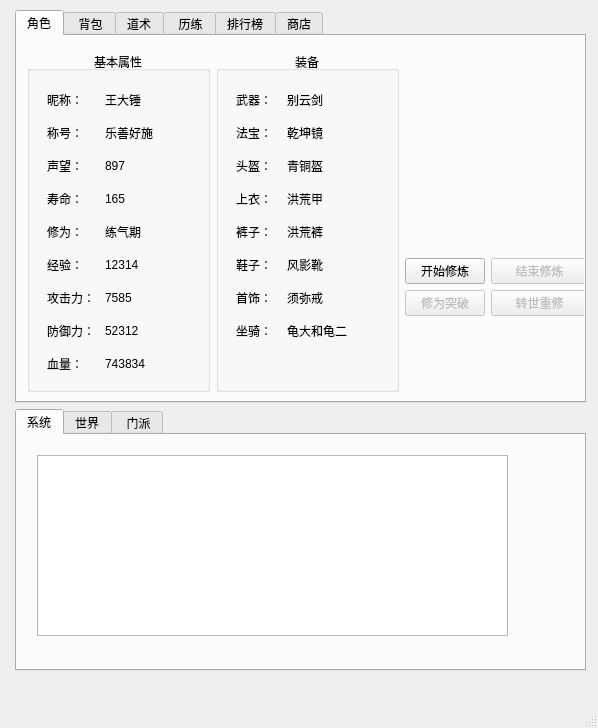
<?xml version="1.0" encoding="UTF-8"?>
<ui version="4.0">
 <class>MainUI</class>
 <widget class="QMainWindow" name="MainUI">
  <property name="geometry">
   <rect>
    <x>0</x>
    <y>0</y>
    <width>598</width>
    <height>728</height>
   </rect>
  </property>
  <property name="windowTitle">
   <string>MainUI</string>
  </property>
  <widget class="QWidget" name="centralwidget">
   <widget class="QWidget" name="layoutWidget">
    <property name="geometry">
     <rect>
      <x>10</x>
      <y>10</y>
      <width>581</width>
      <height>661</height>
     </rect>
    </property>
    <layout class="QVBoxLayout" name="outerLayout" stretch="6,4">
     <property name="leftMargin">
      <number>5</number>
     </property>
     <property name="rightMargin">
      <number>5</number>
     </property>
     <item>
      <widget class="QTabWidget" name="role_widget">
       <property name="currentIndex">
        <number>0</number>
       </property>
       <widget class="QWidget" name="role_page">
        <attribute name="title">
         <string>角色</string>
        </attribute>
        <widget class="QWidget" name="horizontalLayoutWidget">
         <property name="geometry">
          <rect>
           <x>10</x>
           <y>10</y>
           <width>561</width>
           <height>351</height>
          </rect>
         </property>
         <layout class="QHBoxLayout" name="role_Layout" stretch="1,1,1">
          <property name="topMargin">
           <number>5</number>
          </property>
          <property name="bottomMargin">
           <number>5</number>
          </property>
          <item>
           <widget class="QGroupBox" name="bisic_Att_Box">
            <property name="title">
             <string>基本属性</string>
            </property>
            <property name="alignment">
             <set>Qt::AlignCenter</set>
            </property>
            <widget class="QWidget" name="layoutWidget">
             <property name="geometry">
              <rect>
               <x>0</x>
               <y>20</y>
               <width>194</width>
               <height>329</height>
              </rect>
             </property>
             <layout class="QVBoxLayout" name="bisic_Layout" stretch="3">
              <property name="spacing">
               <number>10</number>
              </property>
              <property name="leftMargin">
               <number>10</number>
              </property>
              <property name="topMargin">
               <number>10</number>
              </property>
              <property name="rightMargin">
               <number>10</number>
              </property>
              <property name="bottomMargin">
               <number>10</number>
              </property>
              <item>
               <layout class="QFormLayout" name="value_Layout">
                <property name="rowWrapPolicy">
                 <enum>QFormLayout::DontWrapRows</enum>
                </property>
                <property name="formAlignment">
                 <set>Qt::AlignLeading|Qt::AlignLeft|Qt::AlignTop</set>
                </property>
                <property name="horizontalSpacing">
                 <number>10</number>
                </property>
                <property name="verticalSpacing">
                 <number>15</number>
                </property>
                <property name="leftMargin">
                 <number>10</number>
                </property>
                <property name="topMargin">
                 <number>10</number>
                </property>
                <property name="rightMargin">
                 <number>10</number>
                </property>
                <property name="bottomMargin">
                 <number>10</number>
                </property>
                <item row="0" column="0">
                 <widget class="QLabel" name="label_25">
                  <property name="text">
                   <string>昵称：</string>
                  </property>
                 </widget>
                </item>
                <item row="0" column="1">
                 <widget class="QLabel" name="role_name">
                  <property name="text">
                   <string>王大锤</string>
                  </property>
                 </widget>
                </item>
                <item row="2" column="0">
                 <widget class="QLabel" name="label_28">
                  <property name="text">
                   <string>声望：</string>
                  </property>
                 </widget>
                </item>
                <item row="2" column="1">
                 <widget class="QLabel" name="role_prestige">
                  <property name="text">
                   <string>897</string>
                  </property>
                 </widget>
                </item>
                <item row="3" column="0">
                 <widget class="QLabel" name="label_27">
                  <property name="text">
                   <string>寿命：</string>
                  </property>
                 </widget>
                </item>
                <item row="3" column="1">
                 <widget class="QLabel" name="role_life">
                  <property name="text">
                   <string>165</string>
                  </property>
                 </widget>
                </item>
                <item row="4" column="0">
                 <widget class="QLabel" name="label_2">
                  <property name="text">
                   <string>修为：</string>
                  </property>
                 </widget>
                </item>
                <item row="4" column="1">
                 <widget class="QLabel" name="role_cultivation">
                  <property name="text">
                   <string>练气期</string>
                  </property>
                 </widget>
                </item>
                <item row="5" column="0">
                 <widget class="QLabel" name="label_4">
                  <property name="text">
                   <string>经验：</string>
                  </property>
                 </widget>
                </item>
                <item row="5" column="1">
                 <widget class="QLabel" name="role_exp">
                  <property name="text">
                   <string>12314</string>
                  </property>
                 </widget>
                </item>
                <item row="6" column="0">
                 <widget class="QLabel" name="label_7">
                  <property name="text">
                   <string>攻击力：</string>
                  </property>
                 </widget>
                </item>
                <item row="6" column="1">
                 <widget class="QLabel" name="role_agg">
                  <property name="text">
                   <string>7585</string>
                  </property>
                 </widget>
                </item>
                <item row="7" column="0">
                 <widget class="QLabel" name="label_8">
                  <property name="text">
                   <string>防御力：</string>
                  </property>
                 </widget>
                </item>
                <item row="7" column="1">
                 <widget class="QLabel" name="role_def">
                  <property name="text">
                   <string>52312</string>
                  </property>
                 </widget>
                </item>
                <item row="8" column="0">
                 <widget class="QLabel" name="label_12">
                  <property name="text">
                   <string>血量：</string>
                  </property>
                 </widget>
                </item>
                <item row="8" column="1">
                 <widget class="QLabel" name="role_hp">
                  <property name="text">
                   <string>743834</string>
                  </property>
                 </widget>
                </item>
                <item row="1" column="0">
                 <widget class="QLabel" name="label_29">
                  <property name="text">
                   <string>称号：</string>
                  </property>
                 </widget>
                </item>
                <item row="1" column="1">
                 <widget class="QLabel" name="role_title">
                  <property name="text">
                   <string>乐善好施</string>
                  </property>
                 </widget>
                </item>
               </layout>
              </item>
             </layout>
            </widget>
           </widget>
          </item>
          <item>
           <widget class="QGroupBox" name="equipment_Box">
            <property name="title">
             <string>装备</string>
            </property>
            <property name="alignment">
             <set>Qt::AlignCenter</set>
            </property>
            <widget class="QWidget" name="formLayoutWidget">
             <property name="geometry">
              <rect>
               <x>0</x>
               <y>30</y>
               <width>197</width>
               <height>309</height>
              </rect>
             </property>
             <layout class="QFormLayout" name="equipment_Layout">
              <property name="sizeConstraint">
               <enum>QLayout::SetDefaultConstraint</enum>
              </property>
              <property name="horizontalSpacing">
               <number>15</number>
              </property>
              <property name="verticalSpacing">
               <number>15</number>
              </property>
              <property name="leftMargin">
               <number>20</number>
              </property>
              <property name="topMargin">
               <number>10</number>
              </property>
              <property name="rightMargin">
               <number>10</number>
              </property>
              <property name="bottomMargin">
               <number>10</number>
              </property>
              <item row="0" column="0">
               <widget class="QLabel" name="label_13">
                <property name="text">
                 <string>武器：</string>
                </property>
               </widget>
              </item>
              <item row="0" column="1">
               <widget class="QLabel" name="equip_weapon">
                <property name="text">
                 <string>别云剑</string>
                </property>
               </widget>
              </item>
              <item row="1" column="0">
               <widget class="QLabel" name="label_23">
                <property name="text">
                 <string>法宝：</string>
                </property>
               </widget>
              </item>
              <item row="1" column="1">
               <widget class="QLabel" name="equip_magic">
                <property name="text">
                 <string>乾坤镜</string>
                </property>
               </widget>
              </item>
              <item row="2" column="0">
               <widget class="QLabel" name="label_6">
                <property name="text">
                 <string>头盔：</string>
                </property>
               </widget>
              </item>
              <item row="2" column="1">
               <widget class="QLabel" name="equip_helmet">
                <property name="text">
                 <string>青铜盔</string>
                </property>
               </widget>
              </item>
              <item row="3" column="0">
               <widget class="QLabel" name="label_18">
                <property name="text">
                 <string>上衣：</string>
                </property>
               </widget>
              </item>
              <item row="3" column="1">
               <widget class="QLabel" name="equip_clothing">
                <property name="text">
                 <string>洪荒甲</string>
                </property>
               </widget>
              </item>
              <item row="4" column="0">
               <widget class="QLabel" name="label_16">
                <property name="text">
                 <string>裤子：</string>
                </property>
               </widget>
              </item>
              <item row="4" column="1">
               <widget class="QLabel" name="equip_britches">
                <property name="text">
                 <string>洪荒裤</string>
                </property>
               </widget>
              </item>
              <item row="5" column="0">
               <widget class="QLabel" name="label_14">
                <property name="text">
                 <string>鞋子：</string>
                </property>
               </widget>
              </item>
              <item row="5" column="1">
               <widget class="QLabel" name="equip_shoe">
                <property name="text">
                 <string>风影靴</string>
                </property>
               </widget>
              </item>
              <item row="6" column="0">
               <widget class="QLabel" name="label">
                <property name="text">
                 <string>首饰：</string>
                </property>
               </widget>
              </item>
              <item row="7" column="0">
               <widget class="QLabel" name="label_3">
                <property name="text">
                 <string>坐骑：</string>
                </property>
               </widget>
              </item>
              <item row="7" column="1">
               <widget class="QLabel" name="equip_mount">
                <property name="text">
                 <string>龟大和龟二</string>
                </property>
               </widget>
              </item>
              <item row="6" column="1">
               <widget class="QLabel" name="equip_jewelry">
                <property name="text">
                 <string>须弥戒</string>
                </property>
               </widget>
              </item>
             </layout>
            </widget>
           </widget>
          </item>
          <item>
           <layout class="QVBoxLayout" name="roleLogoLayout" stretch="3,2">
            <item>
             <widget class="QLabel" name="characters">
              <property name="styleSheet">
               <string notr="true">image: url(:/res/user.png);</string>
              </property>
              <property name="text">
               <string/>
              </property>
             </widget>
            </item>
            <item>
             <layout class="QFormLayout" name="formLayout">
              <item row="0" column="0">
               <widget class="QPushButton" name="star_but">
                <property name="focusPolicy">
                 <enum>Qt::NoFocus</enum>
                </property>
                <property name="text">
                 <string>开始修炼</string>
                </property>
               </widget>
              </item>
              <item row="0" column="1">
               <widget class="QPushButton" name="end_but">
                <property name="enabled">
                 <bool>false</bool>
                </property>
                <property name="focusPolicy">
                 <enum>Qt::NoFocus</enum>
                </property>
                <property name="text">
                 <string>结束修炼</string>
                </property>
               </widget>
              </item>
              <item row="1" column="0">
               <widget class="QPushButton" name="cultiva_up_but">
                <property name="enabled">
                 <bool>false</bool>
                </property>
                <property name="focusPolicy">
                 <enum>Qt::NoFocus</enum>
                </property>
                <property name="text">
                 <string>修为突破</string>
                </property>
               </widget>
              </item>
              <item row="1" column="1">
               <widget class="QPushButton" name="cultiva_rest_but">
                <property name="enabled">
                 <bool>false</bool>
                </property>
                <property name="focusPolicy">
                 <enum>Qt::NoFocus</enum>
                </property>
                <property name="text">
                 <string>转世重修</string>
                </property>
               </widget>
              </item>
             </layout>
            </item>
           </layout>
          </item>
         </layout>
        </widget>
       </widget>
       <widget class="QWidget" name="role_item">
        <attribute name="title">
         <string> 背包</string>
        </attribute>
        <widget class="QWidget" name="horizontalLayoutWidget_2">
         <property name="geometry">
          <rect>
           <x>10</x>
           <y>10</y>
           <width>551</width>
           <height>341</height>
          </rect>
         </property>
         <layout class="QHBoxLayout" name="package_Layout" stretch="1,1">
          <property name="topMargin">
           <number>5</number>
          </property>
          <property name="bottomMargin">
           <number>5</number>
          </property>
          <item>
           <layout class="QVBoxLayout" name="item_grid_Layout" stretch="0">
            <item>
             <widget class="QTabWidget" name="item_preview_Widget">
              <property name="currentIndex">
               <number>0</number>
              </property>
              <widget class="QWidget" name="item_equip">
               <attribute name="title">
                <string>装备</string>
               </attribute>
               <widget class="QWidget" name="verticalLayoutWidget_2">
                <property name="geometry">
                 <rect>
                  <x>20</x>
                  <y>20</y>
                  <width>231</width>
                  <height>261</height>
                 </rect>
                </property>
                <layout class="QVBoxLayout" name="item_equip_Layout">
                 <item>
                  <widget class="QListWidget" name="item_equip_list"/>
                 </item>
                </layout>
               </widget>
              </widget>
              <widget class="QWidget" name="item_prop">
               <attribute name="title">
                <string>道具</string>
               </attribute>
               <widget class="QWidget" name="verticalLayoutWidget_3">
                <property name="geometry">
                 <rect>
                  <x>20</x>
                  <y>30</y>
                  <width>231</width>
                  <height>261</height>
                 </rect>
                </property>
                <layout class="QVBoxLayout" name="item_prop_Layout">
                 <item>
                  <widget class="QListWidget" name="item_prop_list"/>
                 </item>
                </layout>
               </widget>
              </widget>
              <widget class="QWidget" name="item_material">
               <attribute name="title">
                <string>材料</string>
               </attribute>
               <widget class="QWidget" name="verticalLayoutWidget_4">
                <property name="geometry">
                 <rect>
                  <x>20</x>
                  <y>20</y>
                  <width>231</width>
                  <height>261</height>
                 </rect>
                </property>
                <layout class="QVBoxLayout" name="item_material_Layout">
                 <item>
                  <widget class="QListWidget" name="item_material_lisit"/>
                 </item>
                </layout>
               </widget>
              </widget>
              <widget class="QWidget" name="item_special">
               <attribute name="title">
                <string>特殊</string>
               </attribute>
               <widget class="QWidget" name="verticalLayoutWidget_5">
                <property name="geometry">
                 <rect>
                  <x>10</x>
                  <y>20</y>
                  <width>231</width>
                  <height>261</height>
                 </rect>
                </property>
                <layout class="QVBoxLayout" name="item_special_Layout">
                 <item>
                  <widget class="QListWidget" name="item_special_list"/>
                 </item>
                </layout>
               </widget>
              </widget>
             </widget>
            </item>
           </layout>
          </item>
          <item>
           <layout class="QVBoxLayout" name="desc_Layout">
            <property name="leftMargin">
             <number>20</number>
            </property>
            <property name="topMargin">
             <number>10</number>
            </property>
            <property name="rightMargin">
             <number>20</number>
            </property>
            <property name="bottomMargin">
             <number>10</number>
            </property>
            <item>
             <widget class="QLabel" name="item_desc_label">
              <property name="text">
               <string>&lt;html&gt;&lt;head/&gt;&lt;body&gt;&lt;p&gt;名称&lt;/p&gt;&lt;p&gt;数量&lt;/p&gt;&lt;p&gt;效果&lt;/p&gt;&lt;p&gt;描述&lt;/p&gt;&lt;p&gt;获取途径&lt;/p&gt;&lt;/body&gt;&lt;/html&gt;</string>
              </property>
              <property name="alignment">
               <set>Qt::AlignLeading|Qt::AlignLeft|Qt::AlignVCenter</set>
              </property>
              <property name="wordWrap">
               <bool>true</bool>
              </property>
             </widget>
            </item>
           </layout>
          </item>
         </layout>
        </widget>
       </widget>
       <widget class="QWidget" name="role_skill">
        <attribute name="title">
         <string>道术</string>
        </attribute>
       </widget>
       <widget class="QWidget" name="secret_realm">
        <attribute name="title">
         <string> 历练</string>
        </attribute>
       </widget>
       <widget class="QWidget" name="rank">
        <attribute name="title">
         <string>排行榜</string>
        </attribute>
       </widget>
       <widget class="QWidget" name="store">
        <attribute name="title">
         <string>商店</string>
        </attribute>
        <widget class="QWidget" name="horizontalLayoutWidget_3">
         <property name="geometry">
          <rect>
           <x>10</x>
           <y>10</y>
           <width>551</width>
           <height>341</height>
          </rect>
         </property>
         <layout class="QHBoxLayout" name="store_Layout" stretch="1,1">
          <property name="topMargin">
           <number>5</number>
          </property>
          <property name="bottomMargin">
           <number>5</number>
          </property>
          <item>
           <layout class="QVBoxLayout" name="item_grid_Layout_2" stretch="0">
            <item>
             <widget class="QTabWidget" name="item_store_Widget">
              <property name="currentIndex">
               <number>0</number>
              </property>
              <widget class="QWidget" name="store_equip">
               <attribute name="title">
                <string>装备</string>
               </attribute>
               <widget class="QWidget" name="verticalLayoutWidget_6">
                <property name="geometry">
                 <rect>
                  <x>20</x>
                  <y>20</y>
                  <width>231</width>
                  <height>261</height>
                 </rect>
                </property>
                <layout class="QVBoxLayout" name="store_equip_Layout">
                 <item>
                  <widget class="QListWidget" name="store_equip_list"/>
                 </item>
                </layout>
               </widget>
              </widget>
              <widget class="QWidget" name="store_prop">
               <attribute name="title">
                <string>道具</string>
               </attribute>
               <widget class="QWidget" name="verticalLayoutWidget_7">
                <property name="geometry">
                 <rect>
                  <x>10</x>
                  <y>20</y>
                  <width>231</width>
                  <height>261</height>
                 </rect>
                </property>
                <layout class="QVBoxLayout" name="store_prop_Layout">
                 <item>
                  <widget class="QListWidget" name="store_prop_list"/>
                 </item>
                </layout>
               </widget>
              </widget>
              <widget class="QWidget" name="store_material">
               <attribute name="title">
                <string>材料</string>
               </attribute>
               <widget class="QWidget" name="verticalLayoutWidget_8">
                <property name="geometry">
                 <rect>
                  <x>10</x>
                  <y>20</y>
                  <width>231</width>
                  <height>261</height>
                 </rect>
                </property>
                <layout class="QVBoxLayout" name="store_material_Layout">
                 <item>
                  <widget class="QListWidget" name="item_material_lisit_2"/>
                 </item>
                </layout>
               </widget>
              </widget>
              <widget class="QWidget" name="store_special">
               <attribute name="title">
                <string>特殊</string>
               </attribute>
               <widget class="QWidget" name="verticalLayoutWidget_9">
                <property name="geometry">
                 <rect>
                  <x>20</x>
                  <y>20</y>
                  <width>231</width>
                  <height>261</height>
                 </rect>
                </property>
                <layout class="QVBoxLayout" name="store_special_Layout">
                 <item>
                  <widget class="QListWidget" name="item_special_list_2"/>
                 </item>
                </layout>
               </widget>
              </widget>
             </widget>
            </item>
           </layout>
          </item>
          <item>
           <layout class="QVBoxLayout" name="desc_Layout_2">
            <property name="leftMargin">
             <number>20</number>
            </property>
            <property name="topMargin">
             <number>10</number>
            </property>
            <property name="rightMargin">
             <number>20</number>
            </property>
            <property name="bottomMargin">
             <number>10</number>
            </property>
            <item>
             <widget class="QLabel" name="item_desc_label_2">
              <property name="text">
               <string>&lt;html&gt;&lt;head/&gt;&lt;body&gt;&lt;p&gt;名称&lt;/p&gt;&lt;p&gt;数量&lt;/p&gt;&lt;p&gt;效果&lt;/p&gt;&lt;p&gt;描述&lt;/p&gt;&lt;p&gt;获取途径&lt;/p&gt;&lt;/body&gt;&lt;/html&gt;</string>
              </property>
              <property name="alignment">
               <set>Qt::AlignLeading|Qt::AlignLeft|Qt::AlignVCenter</set>
              </property>
              <property name="wordWrap">
               <bool>true</bool>
              </property>
             </widget>
            </item>
           </layout>
          </item>
         </layout>
        </widget>
       </widget>
      </widget>
     </item>
     <item>
      <widget class="QTabWidget" name="news_widget">
       <property name="currentIndex">
        <number>0</number>
       </property>
       <widget class="QWidget" name="sys_news_tab">
        <attribute name="title">
         <string>系统</string>
        </attribute>
        <widget class="QWidget" name="verticalLayoutWidget">
         <property name="geometry">
          <rect>
           <x>20</x>
           <y>20</y>
           <width>471</width>
           <height>181</height>
          </rect>
         </property>
         <layout class="QVBoxLayout" name="sys_news_Layout">
          <item>
           <widget class="QListWidget" name="listWidget">
            <property name="wordWrap">
             <bool>true</bool>
            </property>
           </widget>
          </item>
         </layout>
        </widget>
       </widget>
       <widget class="QWidget" name="world_news_tab">
        <attribute name="title">
         <string>世界</string>
        </attribute>
       </widget>
       <widget class="QWidget" name="team_news_tab">
        <attribute name="title">
         <string> 门派</string>
        </attribute>
       </widget>
      </widget>
     </item>
    </layout>
   </widget>
  </widget>
  <widget class="QMenuBar" name="menubar">
   <property name="geometry">
    <rect>
     <x>0</x>
     <y>0</y>
     <width>598</width>
     <height>26</height>
    </rect>
   </property>
  </widget>
  <widget class="QStatusBar" name="statusbar"/>
 </widget>
 <resources/>
 <connections/>
</ui>
